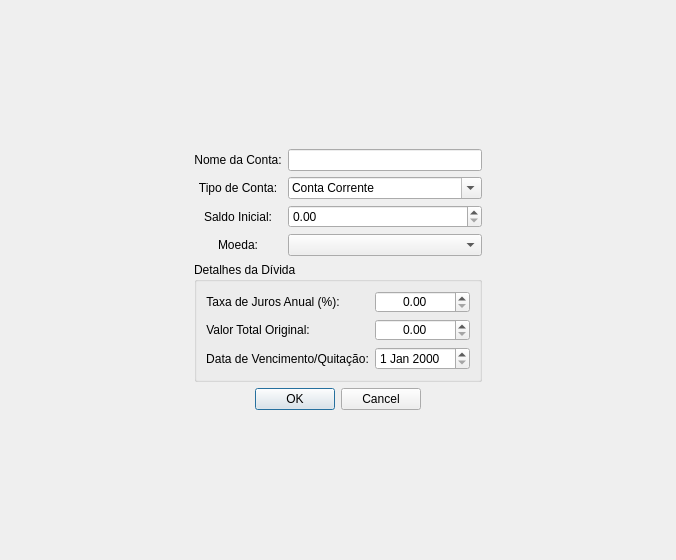
<?xml version="1.0" encoding="UTF-8"?>
<ui version="4.0">
 <class>DialogAddEditConta</class>
 <widget class="QDialog" name="DialogAddEditConta">
  <property name="geometry">
   <rect>
    <x>0</x>
    <y>0</y>
    <width>676</width>
    <height>560</height>
   </rect>
  </property>
  <property name="windowTitle">
   <string>DialogAddEditConta</string>
  </property>
  <layout class="QVBoxLayout" name="verticalLayout_3">
   <item>
    <layout class="QHBoxLayout" name="horizontalLayout">
     <item>
      <spacer name="horizontalSpacer_2">
       <property name="orientation">
        <enum>Qt::Orientation::Horizontal</enum>
       </property>
       <property name="sizeHint" stdset="0">
        <size>
         <width>40</width>
         <height>20</height>
        </size>
       </property>
      </spacer>
     </item>
     <item>
      <layout class="QVBoxLayout" name="verticalLayout" stretch="1,0,0">
       <item>
        <layout class="QGridLayout" name="gridLayout">
         <item row="2" column="0">
          <widget class="QLabel" name="label_3">
           <property name="text">
            <string>Saldo Inicial:</string>
           </property>
           <property name="alignment">
            <set>Qt::AlignmentFlag::AlignCenter</set>
           </property>
          </widget>
         </item>
         <item row="0" column="0">
          <widget class="QLabel" name="label">
           <property name="text">
            <string>Nome da Conta:</string>
           </property>
           <property name="alignment">
            <set>Qt::AlignmentFlag::AlignCenter</set>
           </property>
          </widget>
         </item>
         <item row="1" column="0">
          <widget class="QLabel" name="label_2">
           <property name="text">
            <string>Tipo de Conta:</string>
           </property>
           <property name="alignment">
            <set>Qt::AlignmentFlag::AlignCenter</set>
           </property>
          </widget>
         </item>
         <item row="2" column="1">
          <widget class="QDoubleSpinBox" name="spinBoxSaldo"/>
         </item>
         <item row="0" column="1">
          <widget class="QLineEdit" name="lineEditNome"/>
         </item>
         <item row="3" column="0">
          <widget class="QLabel" name="label_4">
           <property name="text">
            <string>Moeda:</string>
           </property>
           <property name="alignment">
            <set>Qt::AlignmentFlag::AlignCenter</set>
           </property>
          </widget>
         </item>
         <item row="1" column="1">
          <widget class="QComboBox" name="comboBoxTipo">
           <property name="editable">
            <bool>true</bool>
           </property>
           <item>
            <property name="text">
             <string>Conta Corrente</string>
            </property>
           </item>
           <item>
            <property name="text">
             <string>Poupança</string>
            </property>
           </item>
           <item>
            <property name="text">
             <string>Cartão de Crédito</string>
            </property>
           </item>
           <item>
            <property name="text">
             <string>Investimentos</string>
            </property>
           </item>
           <item>
            <property name="text">
             <string>Dinheiro</string>
            </property>
           </item>
           <item>
            <property name="text">
             <string>Financiamento</string>
            </property>
           </item>
           <item>
            <property name="text">
             <string>Empréstimo</string>
            </property>
           </item>
           <item>
            <property name="text">
             <string>Outros</string>
            </property>
           </item>
          </widget>
         </item>
         <item row="3" column="1">
          <widget class="QComboBox" name="comboMoeda"/>
         </item>
        </layout>
       </item>
       <item>
        <widget class="QGroupBox" name="groupBoxDivida">
         <property name="enabled">
          <bool>true</bool>
         </property>
         <property name="maximumSize">
          <size>
           <width>16777215</width>
           <height>120</height>
          </size>
         </property>
         <property name="title">
          <string>Detalhes da Dívida</string>
         </property>
         <layout class="QVBoxLayout" name="verticalLayout_2">
          <item>
           <layout class="QFormLayout" name="formLayout">
            <item row="0" column="0">
             <widget class="QLabel" name="label_5">
              <property name="text">
               <string>Taxa de Juros Anual (%):</string>
              </property>
              <property name="alignment">
               <set>Qt::AlignmentFlag::AlignCenter</set>
              </property>
             </widget>
            </item>
            <item row="0" column="1">
             <widget class="QDoubleSpinBox" name="spinBoxJuros">
              <property name="alignment">
               <set>Qt::AlignmentFlag::AlignCenter</set>
              </property>
             </widget>
            </item>
            <item row="1" column="0">
             <widget class="QLabel" name="label_6">
              <property name="text">
               <string>Valor Total Original:</string>
              </property>
              <property name="alignment">
               <set>Qt::AlignmentFlag::AlignCenter</set>
              </property>
             </widget>
            </item>
            <item row="2" column="0">
             <widget class="QLabel" name="label_7">
              <property name="text">
               <string>Data de Vencimento/Quitação:</string>
              </property>
              <property name="alignment">
               <set>Qt::AlignmentFlag::AlignCenter</set>
              </property>
             </widget>
            </item>
            <item row="1" column="1">
             <widget class="QDoubleSpinBox" name="spinBoxValorTotalDivida">
              <property name="alignment">
               <set>Qt::AlignmentFlag::AlignCenter</set>
              </property>
             </widget>
            </item>
            <item row="2" column="1">
             <widget class="QDateEdit" name="dateEditVencimento"/>
            </item>
           </layout>
          </item>
         </layout>
        </widget>
       </item>
       <item>
        <layout class="QHBoxLayout" name="horizontalLayout_2">
         <item>
          <spacer name="horizontalSpacer_3">
           <property name="orientation">
            <enum>Qt::Orientation::Horizontal</enum>
           </property>
           <property name="sizeHint" stdset="0">
            <size>
             <width>40</width>
             <height>20</height>
            </size>
           </property>
          </spacer>
         </item>
         <item>
          <widget class="QDialogButtonBox" name="buttonBox">
           <property name="standardButtons">
            <set>QDialogButtonBox::StandardButton::Cancel|QDialogButtonBox::StandardButton::Ok</set>
           </property>
          </widget>
         </item>
         <item>
          <spacer name="horizontalSpacer_4">
           <property name="orientation">
            <enum>Qt::Orientation::Horizontal</enum>
           </property>
           <property name="sizeHint" stdset="0">
            <size>
             <width>40</width>
             <height>20</height>
            </size>
           </property>
          </spacer>
         </item>
        </layout>
       </item>
      </layout>
     </item>
     <item>
      <spacer name="horizontalSpacer">
       <property name="orientation">
        <enum>Qt::Orientation::Horizontal</enum>
       </property>
       <property name="sizeHint" stdset="0">
        <size>
         <width>40</width>
         <height>20</height>
        </size>
       </property>
      </spacer>
     </item>
    </layout>
   </item>
  </layout>
 </widget>
 <resources/>
 <connections/>
</ui>
